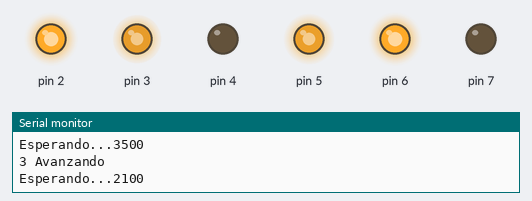
Simulated run of this sketch. Board: Arduino Uno, built with avr-gcc and run on an emulated ATmega328P. On the bench: output pins drawn as LEDs (lit = HIGH), the last lines printed to the serial monitor. Random numbers use the default seed unless the sketch sets one.

Above: at 0.1 s.
At 3.6 s:
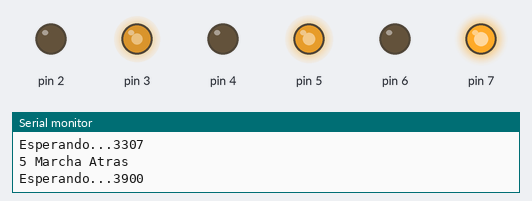
At 12.2 s:
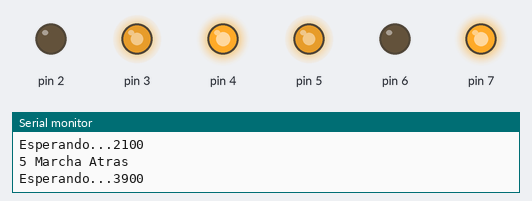
At 19.7 s:
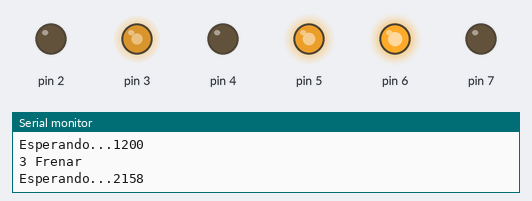
At 27.1 s:
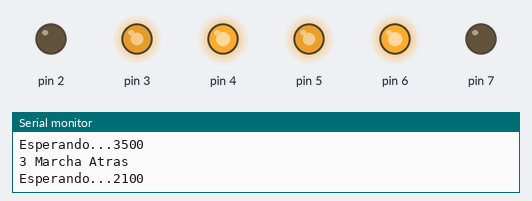
At 38.5 s:
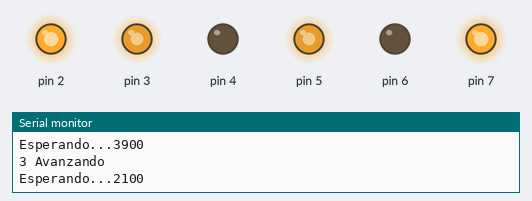
Timing chart, 0 to 40.0 s (numbered marks = the images above):
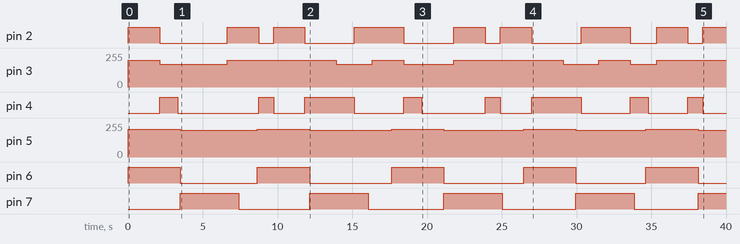

Measured:
- by itself, pin 2: LOW → HIGH at 0.00 s, → LOW 2.1 s later, → HIGH 4.5 s later, → LOW 2.1 s later, … (17 changes in this stretch)
- by itself, pin 3: 0/255 → 200/255 at 0.00 s, → 170/255 2.1 s later, → 200/255 4.5 s later, → 170/255 7.3 s later, … (11 changes in this stretch)
- by itself, pin 4: LOW → HIGH at 2.1 s, → LOW 1.2 s later, → HIGH 5.4 s later, → LOW 1.0 s later, … (16 changes in this stretch)
- by itself, pin 5: goes 4 × (210/255 3.5 s, 200/255 5.2 s), 210/255 3.5 s, then 200/255
- by itself, pin 6: goes 4 × (HIGH 3.5 s, LOW 5.2 s), HIGH 3.5 s, then LOW
- by itself, pin 7: goes 4 × (HIGH 3.9 s, LOW 4.8 s), then HIGH

The sketch:

en_otra_test.ino
```cpp
const int tiempo_tiron = 3500;
const int tiempo_afloje = 3900;
const int tiempo_variable = -1;

const int velMin = -200;
const int velMax = 210;
const int velZero = 0;
const int FIN_PROGRAMA = 9999;

const int programa1[] = {
  velMax, tiempo_tiron,
  velMin, tiempo_afloje,
  velZero, tiempo_variable,
  FIN_PROGRAMA
};

const int programa2[] = {
  200, 2100,
  -170, 1200,
  0, tiempo_variable,

  200, 2100,
  -200, 1000,

  200, 2100,
  -200, 2100,

  -170, 1200,
  170, 1200,

  FIN_PROGRAMA
};

#define array_size(foo) (sizeof(foo)/sizeof(foo[0]))
const byte len_programa1 = array_size(programa1);


class Motor {
    byte pin_pwm, pin_A, pin_B;
    int delay_min, delay_max;
    unsigned long tiempo_ultimo_paso;
    int espera;
    byte contador_programa;
    const int* programa;
    int len_programa;
  public:
    Motor(byte pin_pwm, byte pin_A, byte pin_B, int delay_min, int delay_max,
          const int* programa) :
      pin_pwm(pin_pwm), pin_A(pin_A), pin_B(pin_B), delay_min(delay_min),
      delay_max(delay_max), programa(programa),
      tiempo_ultimo_paso(0), contador_programa(0) {
    }

    void setup() {
      pinMode(pin_pwm, OUTPUT);
      pinMode(pin_A, OUTPUT);
      pinMode(pin_B, OUTPUT);
    }

    void avanzar(int velocidad) {
      Serial.println(" Avanzando");
      analogWrite(pin_pwm, velocidad);
      digitalWrite(pin_A, HIGH);
      digitalWrite(pin_B, LOW);
    }

    void retroceder(int velocidad) {
      Serial.println(" Marcha Atras");
      analogWrite(pin_pwm, velocidad);
      digitalWrite(pin_A, LOW);
      digitalWrite(pin_B, HIGH);
    }

    void frenar() {
      Serial.println(" Frenar");
      digitalWrite(pin_A, LOW);
      digitalWrite(pin_B, LOW);
    }

    void cambiar_velocidad(int vel) {
      Serial.print(pin_pwm);
      if (vel == velZero) {
        frenar();
      }
      if (vel > 0) {
        avanzar(vel);
      }
      if (vel < 0) {
        retroceder(abs(vel));
      }
    }

    int calcular_tiempo_variable() {
      return random(delay_min, delay_max);
    }

    void loop() {
      if ((millis() - tiempo_ultimo_paso) > espera) {
        int velocidad = programa[contador_programa++];
        cambiar_velocidad(velocidad);

        espera = programa[contador_programa++];
        if (espera == tiempo_variable) {
          espera = calcular_tiempo_variable();
        }
        Serial.print("Esperando...");
        Serial.println(espera);
        tiempo_ultimo_paso = millis();

        if (programa[contador_programa] == FIN_PROGRAMA) {
          contador_programa = 0;
          return;
        }
      }
    }
};


Motor motores[] = {
  // pin_pwm, pin_A, pin_B, delay_min, delay_max
  { 5, 6, 7, 500, 4000, programa1 },
  { 3, 2, 4, 500, 4000, programa2 },
};

const byte cantidad_motores = array_size(motores);

void setup() {
  Serial.begin(9600);
  while (!Serial) {
    ; // wait for serial port to connect. Needed for Leonardo only
  }

  Serial.print("Cantidad de motores: ");
  Serial.println(cantidad_motores);

  for (int n = 0; n < cantidad_motores; n++) {
    motores[n].setup();
  }

}

void loop() {

  for (int n = 0; n < cantidad_motores; n++) {
    motores[n].loop();
  }

}
```
